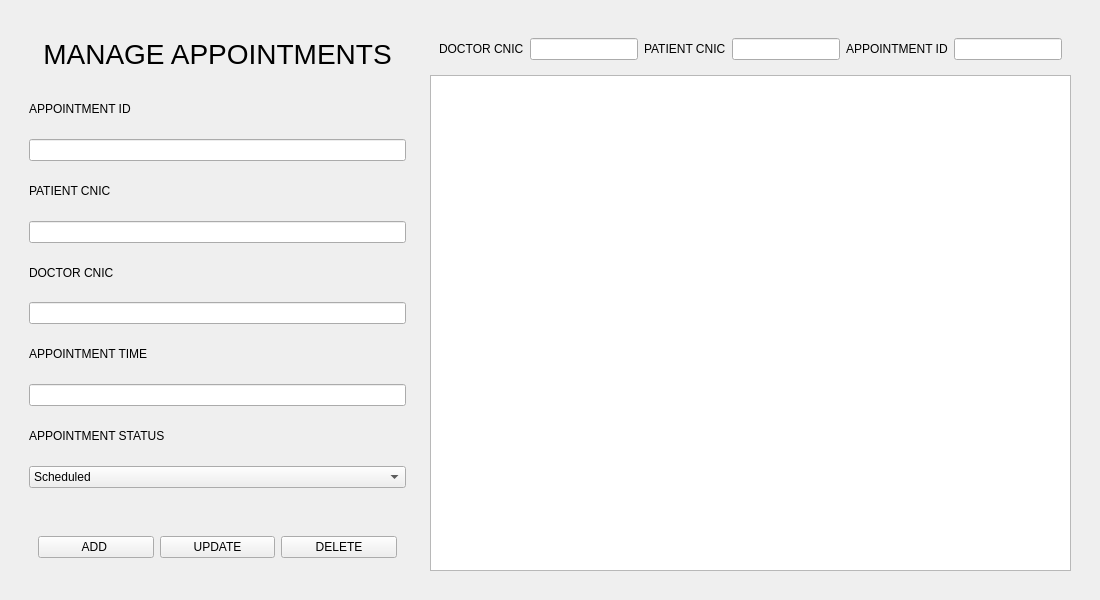
<?xml version="1.0" encoding="UTF-8"?>
<ui version="4.0">
 <class>Frame</class>
 <widget class="QFrame" name="Frame">
  <property name="geometry">
   <rect>
    <x>0</x>
    <y>0</y>
    <width>1100</width>
    <height>600</height>
   </rect>
  </property>
  <property name="windowTitle">
   <string>Frame</string>
  </property>
  <layout class="QGridLayout" name="gridLayout">
   <item row="0" column="0">
    <widget class="QWidget" name="widget" native="true">
     <layout class="QHBoxLayout" name="horizontalLayout">
      <item>
       <widget class="QWidget" name="widget_2" native="true">
        <property name="maximumSize">
         <size>
          <width>400</width>
          <height>16777215</height>
         </size>
        </property>
        <layout class="QHBoxLayout" name="horizontalLayout_3">
         <item>
          <layout class="QVBoxLayout" name="verticalLayout_2">
           <item>
            <widget class="QWidget" name="widget_6" native="true">
             <property name="maximumSize">
              <size>
               <width>16777215</width>
               <height>80</height>
              </size>
             </property>
             <layout class="QHBoxLayout" name="horizontalLayout_9">
              <item>
               <layout class="QHBoxLayout" name="horizontalLayout_8">
                <item>
                 <widget class="QLabel" name="title_label">
                  <property name="font">
                   <font>
                    <pointsize>21</pointsize>
                   </font>
                  </property>
                  <property name="text">
                   <string>MANAGE APPOINTMENTS</string>
                  </property>
                  <property name="alignment">
                   <set>Qt::AlignmentFlag::AlignCenter</set>
                  </property>
                 </widget>
                </item>
               </layout>
              </item>
             </layout>
            </widget>
           </item>
           <item>
            <widget class="QLabel" name="ap_id_label">
             <property name="text">
              <string>APPOINTMENT ID</string>
             </property>
            </widget>
           </item>
           <item>
            <widget class="QLineEdit" name="ap_id_input"/>
           </item>
           <item>
            <widget class="QLabel" name="ap_patient_cnic_label">
             <property name="text">
              <string>PATIENT CNIC</string>
             </property>
            </widget>
           </item>
           <item>
            <widget class="QLineEdit" name="ap_patient_cnic_input"/>
           </item>
           <item>
            <widget class="QLabel" name="ap_doctor_cnic_label">
             <property name="text">
              <string>DOCTOR CNIC</string>
             </property>
            </widget>
           </item>
           <item>
            <widget class="QLineEdit" name="ap_doctor_cnic_input"/>
           </item>
           <item>
            <widget class="QLabel" name="ap_time_label">
             <property name="text">
              <string>APPOINTMENT TIME</string>
             </property>
            </widget>
           </item>
           <item>
            <widget class="QLineEdit" name="ap_time_input"/>
           </item>
           <item>
            <widget class="QLabel" name="ap_status_label">
             <property name="text">
              <string>APPOINTMENT STATUS</string>
             </property>
            </widget>
           </item>
           <item>
            <widget class="QComboBox" name="ap_status_dropbox">
             <item>
              <property name="text">
               <string>Scheduled</string>
              </property>
             </item>
             <item>
              <property name="text">
               <string>Completed</string>
              </property>
             </item>
             <item>
              <property name="text">
               <string>Cancelled</string>
              </property>
             </item>
            </widget>
           </item>
           <item>
            <widget class="QLabel" name="admin_message_label">
             <property name="maximumSize">
              <size>
               <width>16777215</width>
               <height>23</height>
              </size>
             </property>
             <property name="text">
              <string/>
             </property>
            </widget>
           </item>
           <item>
            <widget class="QWidget" name="widget_4" native="true">
             <property name="maximumSize">
              <size>
               <width>16777215</width>
               <height>50</height>
              </size>
             </property>
             <layout class="QHBoxLayout" name="horizontalLayout_6">
              <item>
               <layout class="QHBoxLayout" name="horizontalLayout_5">
                <item>
                 <widget class="QPushButton" name="admin_add_button">
                  <property name="text">
                   <string>ADD </string>
                  </property>
                 </widget>
                </item>
                <item>
                 <widget class="QPushButton" name="admin_update_button">
                  <property name="text">
                   <string>UPDATE</string>
                  </property>
                 </widget>
                </item>
                <item>
                 <widget class="QPushButton" name="admin_delete_button">
                  <property name="text">
                   <string>DELETE</string>
                  </property>
                 </widget>
                </item>
               </layout>
              </item>
             </layout>
            </widget>
           </item>
          </layout>
         </item>
        </layout>
       </widget>
      </item>
      <item>
       <widget class="QWidget" name="widget_3" native="true">
        <property name="minimumSize">
         <size>
          <width>0</width>
          <height>0</height>
         </size>
        </property>
        <layout class="QGridLayout" name="gridLayout_2">
         <item row="1" column="0">
          <widget class="QTableView" name="tableView">
           <property name="minimumSize">
            <size>
             <width>0</width>
             <height>0</height>
            </size>
           </property>
           <property name="maximumSize">
            <size>
             <width>1300</width>
             <height>1300</height>
            </size>
           </property>
          </widget>
         </item>
         <item row="0" column="0">
          <widget class="QWidget" name="widget_5" native="true">
           <layout class="QHBoxLayout" name="horizontalLayout_4">
            <item>
             <layout class="QHBoxLayout" name="horizontalLayout_2">
              <item>
               <widget class="QLabel" name="ap_search_doctor_cnic_label">
                <property name="text">
                 <string>DOCTOR CNIC</string>
                </property>
               </widget>
              </item>
              <item>
               <widget class="QLineEdit" name="ap_search_doctor_cnic_input"/>
              </item>
              <item>
               <widget class="QLabel" name="ap_search_patient_cnic_label">
                <property name="text">
                 <string>PATIENT CNIC</string>
                </property>
               </widget>
              </item>
              <item>
               <widget class="QLineEdit" name="ap_search_patient_cnic_input"/>
              </item>
              <item>
               <widget class="QLabel" name="ap_search_id_label">
                <property name="text">
                 <string>APPOINTMENT ID</string>
                </property>
               </widget>
              </item>
              <item>
               <widget class="QLineEdit" name="ap_search_id_input_2"/>
              </item>
             </layout>
            </item>
           </layout>
          </widget>
         </item>
        </layout>
       </widget>
      </item>
     </layout>
    </widget>
   </item>
  </layout>
 </widget>
 <resources/>
 <connections/>
</ui>
